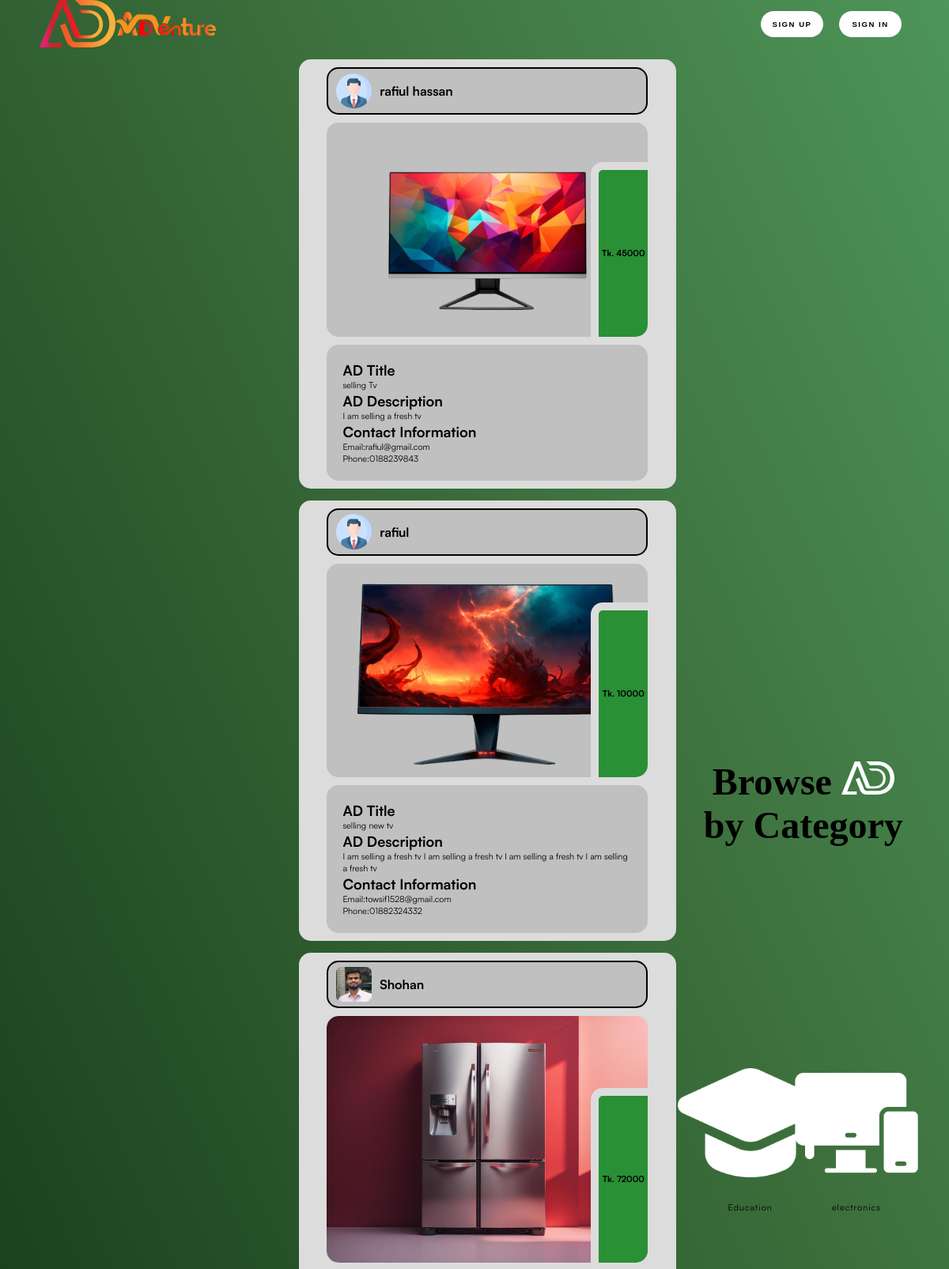
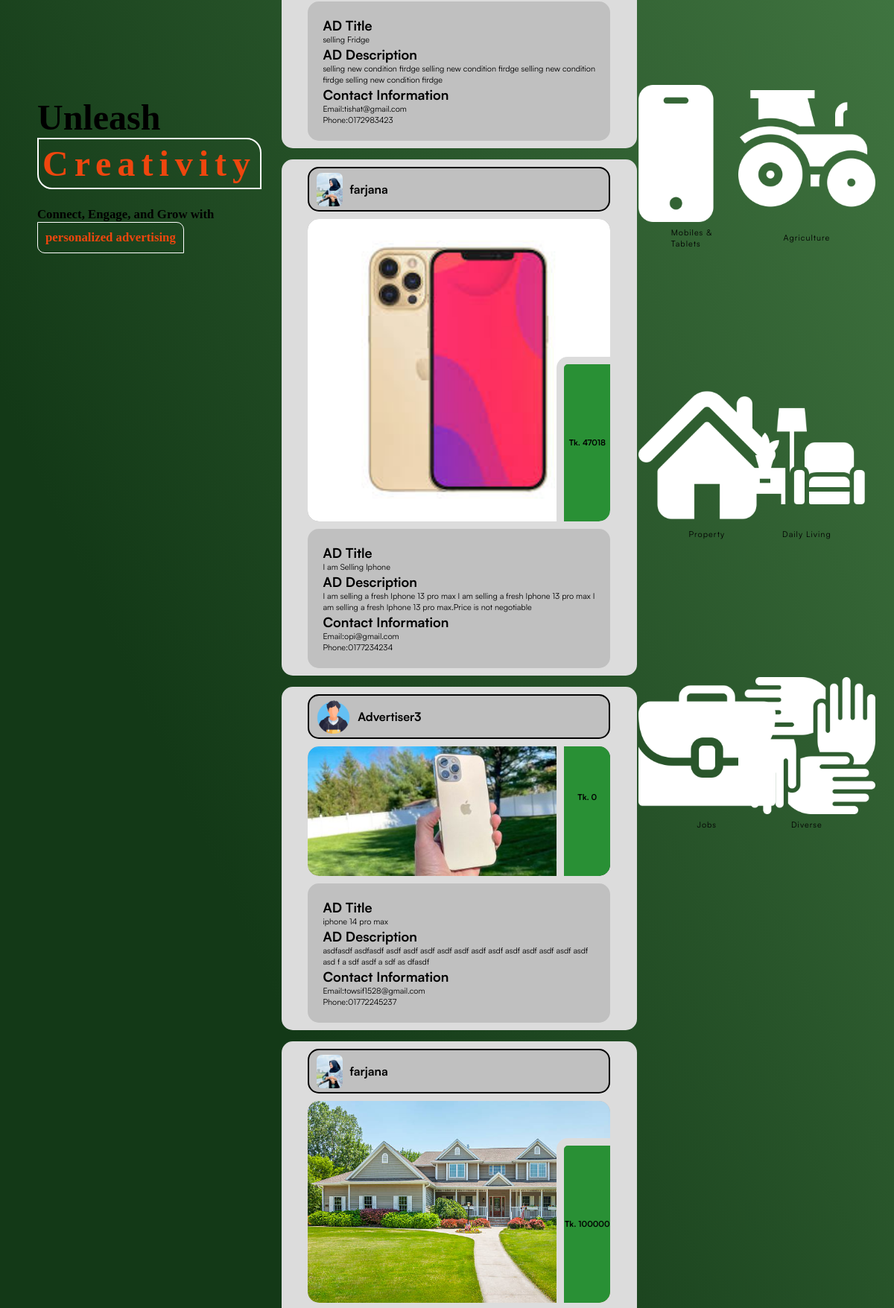
The page / (upper part) on the database its author committed (2 pictures, top to bottom).
### tables this page shows
CREATE TABLE `ads` (
  `id` int(11) NOT NULL,
  `user_id` int(11) NOT NULL,
  `ad_title` varchar(255) NOT NULL,
  `ad_description` mediumtext NOT NULL,
  `phone` varchar(255) NOT NULL,
  `email` varchar(255) NOT NULL,
  `price` int(11) NOT NULL,
  `ad_photo` varchar(255) NOT NULL
);

CREATE TABLE `users` (
  `username` varchar(255) NOT NULL,
  `profile_pic` varchar(255) NOT NULL,
  `password` varchar(255) NOT NULL,
  `user_id` int(11) NOT NULL,
  `email` varchar(255) NOT NULL,
  `type` varchar(255) NOT NULL,
  `status` varchar(255) NOT NULL
);

### index.php (the view, shortened to what this page needs)
<?php
        $db = mysqli_connect("localhost", "root", "", "check");
        $query = " select * from ads ";
        $result = mysqli_query($db, $query);
?>
<html>
<head>
    <link rel="stylesheet" href="./asset/css/home.css">
</head>
<body>
    <div class="main_container">
        <div class="container">
            <div class="header">
                <div class="logo_left">
                    <div class="ad">
                        <img src="./asset/images/SVG/ad.svg" alt="">
                    </div>
                    <div class="adventure">
                        <img src="./asset/images/SVG/adventure.svg" alt="">
                    </div>
                </div>
                <div class="buttons_header">
                    <a href="./view/auth_feature/signup.html">
                        <button>SIGN UP</button>
                    </a>
                    <a href="./view/auth_feature/signin.html">
                        <button>SIGN IN</button>
                    </a>
                </div>
            </div>
            <div class="left">
                <div class="left_container">
                    <h1 class="creativity">Unleash <span>Creativity</span></h1>
                    <h1 class="connect">Connect, Engage, and Grow with <span>personalized advertising</span></h1>
                </div>
            </div>
            <div class="middle">
                <?php    while ($data = mysqli_fetch_assoc($result)) {
                    $id = $data['user_id'];
                    $sql = "select * from users where user_id = '$id'";
                    $result1 = mysqli_query($db, $sql);
                    $row = mysqli_fetch_assoc($result1);
                    ?>
                <div class="post">
                    <div class="adv_info_container">
                        <img src="./asset/images/profile_pics/<?php echo $row['profile_pic']; ?>" alt="">
                        <p><?php echo $row['username'] ?></p>
                    </div>
                    <div class="image_container">
                        <img src="./asset/images/ad_pics/<?php echo $data['ad_photo']; ?>" alt="">
                        <div class="price">
                            <p>Tk. <?php echo $data['price'] ?></p>
                        </div>
                    </div>
                    <div class="text_container">
                        <h1>AD Title</h1>
                        <p><?php echo $data['ad_title']  ?></p>
                        <h1>AD Description</h1>
                        <p><?php echo $data['ad_description']  ?></p>
                        <h1> Contact Information
                            </h1>
                            <p>Email:<?php echo $data['email']  ?></p>
                            <p>Phone:<?php echo $data['phone']  ?></p>
                        </div>
                    </div>
                    <?php
                }
                ?>
            </div>
            <div class="right">
            <div class="category_container">
                    <div class="text_container_cat">
                        <h1>Browse <span><img src="./asset/images/SVG/white_ad.svg" alt="" >
                        </span>by Category </h1>
                    </div>
                    <ul>
                        <li><a href=""><img src="./asset/images/home_page_icons/education.png" alt="">Education</a></li>
                        <li><a href=""><img src="./asset/images/home_page_icons/electronics.png" alt="">electronics</a></li>
                        <li><a href=""><img src="./asset/images/home_page_icons/mobile.png" alt="">Mobiles & Tablets</a></li>
                        <li><a href=""><img src="./asset/images/home_page_icons/agriculture.png" alt="">Agriculture</a></li>
                        <li><a href=""><img src="./asset/images/home_page_icons/property.png" alt="">Property</a></li>
                        <li><a href=""><img src="./asset/images/home_page_icons/living.png" alt="">Daily Living</a></li>
                        <li><a href=""><img src="./asset/images/home_page_icons/jobs.png" alt="">Jobs</a></li>
                        <li><a href=""><img src="./asset/images/home_page_icons/diverse.png" alt="">Diverse</a></li>
                    </ul>
                </div>
            </div>
        </div>
    </div>
</body>
</html>

### rows shown on the page
ads: user.profile_pic (picture), user.username "rafiul hassan", ad_photo (picture), price "45000", ad_title "selling Tv", ad_description "I am selling a fresh tv", email "rafiul@gmail.com", phone "0188239843"
ads: user.profile_pic (picture), user.username "rafiul", ad_photo (picture), price "10000", ad_title "selling new tv", ad_description "I am selling a fresh tv I am selling a fresh tv I am selling a fresh tv I am selling a fresh tv", email "towsif1528@gmail.com", phone "01882324332"
ads: user.profile_pic (picture), user.username "Shohan", ad_photo (picture), price "72000", ad_title "selling Fridge", ad_description "selling new condition firdge selling new condition firdge selling new condition firdge selling new condition firdge", email "tishat@gmail.com", phone "0172983423"
ads: user.profile_pic (picture), user.username "farjana", ad_photo (picture), price "47018", ad_title "I am Selling Iphone", ad_description "I am selling a fresh Iphone 13 pro max I am selling a fresh Iphone 13 pro max I am selling a fresh Iphone 13 pro max.Price is not negotiable", email "opi@gmail.com", phone "0177234234"
ads: user.profile_pic (picture), user.username "Advertiser3", ad_photo (picture), price "0", ad_title "iphone 14 pro max", ad_description "asdfasdf asdfasdf asdf asdf asdf asdf asdf asdf asdf asdf asdf asdf asdf asdf asd f a sdf asdf a sdf as dfasdf", email "towsif1528@gmail.com", phone "01772245237"
ads: user.profile_pic (picture), user.username "farjana", ad_photo (picture), price "100000"
